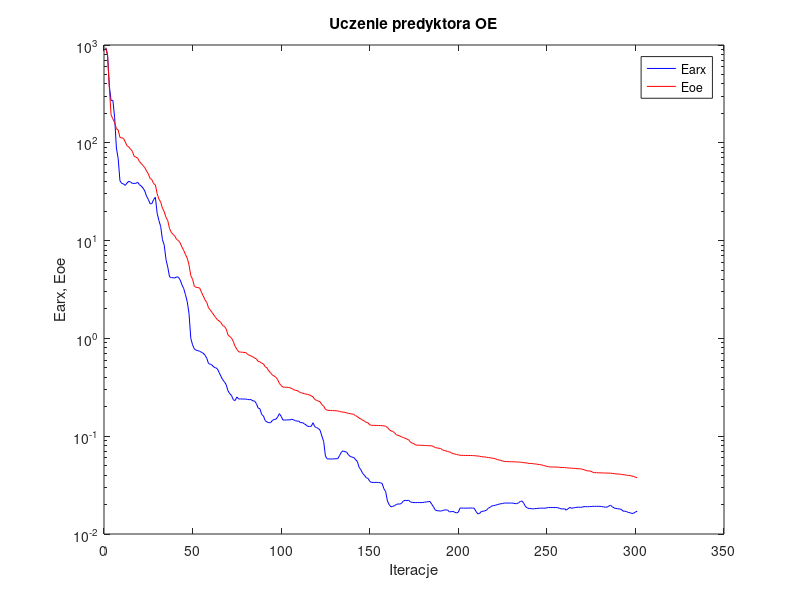
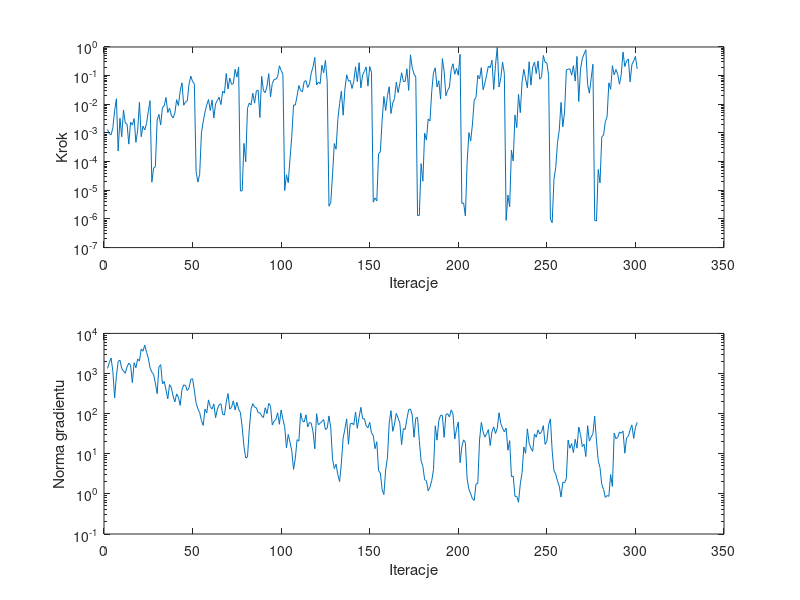

Write MATLAB code to recreate these figures, in order.
%uczenie predyktora oe
clear all;
n=0; farx(n+1)=9.393409e+002; foe(n+1)=9.284032e+002; wspucz(n+1)=0.000000e+000; ng(n+1)=0.000000e+000;
%odnowa zmiennej metryki
n=1; farx(n+1)=7.985142e+002; foe(n+1)=7.887405e+002; krok(n+1)=1.324250e-003; ng(n+1)=1.345061e+003;
n=2; farx(n+1)=3.827198e+002; foe(n+1)=3.679240e+002; krok(n+1)=9.317073e-004; ng(n+1)=1.878659e+003;
n=3; farx(n+1)=2.704051e+002; foe(n+1)=1.919998e+002; krok(n+1)=8.634931e-004; ng(n+1)=2.436371e+003;
n=4; farx(n+1)=2.721707e+002; foe(n+1)=1.760077e+002; krok(n+1)=1.518185e-003; ng(n+1)=1.132890e+003;
n=5; farx(n+1)=1.820930e+002; foe(n+1)=1.609579e+002; krok(n+1)=5.945944e-003; ng(n+1)=2.455616e+002;
n=6; farx(n+1)=8.845803e+001; foe(n+1)=1.393959e+002; krok(n+1)=1.559274e-002; ng(n+1)=8.810645e+002;
n=7; farx(n+1)=6.910271e+001; foe(n+1)=1.353602e+002; krok(n+1)=2.345612e-004; ng(n+1)=2.004141e+003;
n=8; farx(n+1)=4.090214e+001; foe(n+1)=1.134223e+002; krok(n+1)=3.262529e-003; ng(n+1)=2.150948e+003;
n=9; farx(n+1)=3.837105e+001; foe(n+1)=1.123940e+002; krok(n+1)=7.383609e-004; ng(n+1)=1.333571e+003;
n=10; farx(n+1)=3.804047e+001; foe(n+1)=1.109004e+002; krok(n+1)=6.324208e-003; ng(n+1)=1.151957e+003;
n=11; farx(n+1)=3.668865e+001; foe(n+1)=1.021064e+002; krok(n+1)=2.204222e-003; ng(n+1)=1.013565e+003;
n=12; farx(n+1)=3.883080e+001; foe(n+1)=9.330053e+001; krok(n+1)=2.043687e-003; ng(n+1)=1.461744e+003;
n=13; farx(n+1)=4.040549e+001; foe(n+1)=9.064833e+001; krok(n+1)=4.090701e-004; ng(n+1)=1.821133e+003;
n=14; farx(n+1)=3.969390e+001; foe(n+1)=8.618520e+001; krok(n+1)=2.376526e-003; ng(n+1)=1.616614e+003;
n=15; farx(n+1)=3.845987e+001; foe(n+1)=8.189570e+001; krok(n+1)=1.882699e-003; ng(n+1)=5.922798e+002;
n=16; farx(n+1)=3.846202e+001; foe(n+1)=7.287365e+001; krok(n+1)=3.159755e-003; ng(n+1)=1.853627e+003;
n=17; farx(n+1)=3.851341e+001; foe(n+1)=7.134248e+001; krok(n+1)=4.706747e-004; ng(n+1)=1.393311e+003;
n=18; farx(n+1)=3.948596e+001; foe(n+1)=6.961013e+001; krok(n+1)=1.220985e-003; ng(n+1)=2.306577e+003;
n=19; farx(n+1)=3.729030e+001; foe(n+1)=6.435588e+001; krok(n+1)=1.178924e-002; ng(n+1)=2.041319e+003;
n=20; farx(n+1)=3.622003e+001; foe(n+1)=6.154415e+001; krok(n+1)=7.394410e-004; ng(n+1)=4.080139e+003;
n=21; farx(n+1)=3.448177e+001; foe(n+1)=5.863330e+001; krok(n+1)=1.728033e-003; ng(n+1)=3.595515e+003;
n=22; farx(n+1)=3.222749e+001; foe(n+1)=5.573353e+001; krok(n+1)=1.274309e-003; ng(n+1)=5.103705e+003;
n=23; farx(n+1)=2.851422e+001; foe(n+1)=5.161566e+001; krok(n+1)=2.129617e-003; ng(n+1)=3.400183e+003;
n=24; farx(n+1)=2.642699e+001; foe(n+1)=4.831755e+001; krok(n+1)=5.548179e-003; ng(n+1)=2.409481e+003;
n=25; farx(n+1)=2.385350e+001; foe(n+1)=4.320174e+001; krok(n+1)=1.339882e-002; ng(n+1)=1.374499e+003;
%odnowa zmiennej metryki
n=26; farx(n+1)=2.385018e+001; foe(n+1)=4.209290e+001; krok(n+1)=1.914386e-005; ng(n+1)=1.084082e+003;
n=27; farx(n+1)=2.627441e+001; foe(n+1)=3.827369e+001; krok(n+1)=5.922289e-005; ng(n+1)=9.396176e+002;
n=28; farx(n+1)=2.773377e+001; foe(n+1)=3.716117e+001; krok(n+1)=6.655052e-005; ng(n+1)=5.767033e+002;
n=29; farx(n+1)=1.904097e+001; foe(n+1)=3.016167e+001; krok(n+1)=2.841023e-003; ng(n+1)=3.144748e+002;
n=30; farx(n+1)=1.604396e+001; foe(n+1)=2.659902e+001; krok(n+1)=4.432757e-003; ng(n+1)=1.467605e+003;
n=31; farx(n+1)=1.392603e+001; foe(n+1)=2.473655e+001; krok(n+1)=1.896397e-003; ng(n+1)=1.663299e+003;
n=32; farx(n+1)=1.021223e+001; foe(n+1)=2.144305e+001; krok(n+1)=7.739087e-003; ng(n+1)=5.558234e+002;
n=33; farx(n+1)=8.984980e+000; foe(n+1)=1.975809e+001; krok(n+1)=8.855578e-003; ng(n+1)=6.330101e+002;
n=34; farx(n+1)=6.397110e+000; foe(n+1)=1.726486e+001; krok(n+1)=1.729712e-002; ng(n+1)=3.931250e+002;
n=35; farx(n+1)=5.346557e+000; foe(n+1)=1.598603e+001; krok(n+1)=5.173682e-003; ng(n+1)=2.337557e+002;
n=36; farx(n+1)=4.268087e+000; foe(n+1)=1.325444e+001; krok(n+1)=7.399282e-003; ng(n+1)=5.278006e+002;
n=37; farx(n+1)=4.175117e+000; foe(n+1)=1.214283e+001; krok(n+1)=4.180158e-003; ng(n+1)=4.445818e+002;
n=38; farx(n+1)=4.178661e+000; foe(n+1)=1.156409e+001; krok(n+1)=3.334617e-003; ng(n+1)=2.735645e+002;
n=39; farx(n+1)=4.141436e+000; foe(n+1)=1.109709e+001; krok(n+1)=4.935931e-003; ng(n+1)=1.962817e+002;
n=40; farx(n+1)=4.259846e+000; foe(n+1)=1.026840e+001; krok(n+1)=1.448480e-002; ng(n+1)=3.094522e+002;
n=41; farx(n+1)=4.223841e+000; foe(n+1)=1.002372e+001; krok(n+1)=9.030079e-003; ng(n+1)=2.572552e+002;
n=42; farx(n+1)=3.961054e+000; foe(n+1)=9.466282e+000; krok(n+1)=2.876670e-002; ng(n+1)=1.604268e+002;
n=43; farx(n+1)=3.530370e+000; foe(n+1)=8.597493e+000; krok(n+1)=5.625683e-002; ng(n+1)=3.944993e+002;
n=44; farx(n+1)=3.229747e+000; foe(n+1)=7.928721e+000; krok(n+1)=9.267996e-003; ng(n+1)=5.204343e+002;
n=45; farx(n+1)=2.795324e+000; foe(n+1)=7.192807e+000; krok(n+1)=1.223760e-002; ng(n+1)=5.032744e+002;
n=46; farx(n+1)=2.367052e+000; foe(n+1)=6.613507e+000; krok(n+1)=1.321323e-002; ng(n+1)=3.764424e+002;
n=47; farx(n+1)=1.790859e+000; foe(n+1)=5.633764e+000; krok(n+1)=5.005537e-002; ng(n+1)=4.395543e+002;
n=48; farx(n+1)=1.000435e+000; foe(n+1)=4.379286e+000; krok(n+1)=9.599621e-002; ng(n+1)=7.177612e+002;
n=49; farx(n+1)=8.590679e-001; foe(n+1)=4.027015e+000; krok(n+1)=6.257210e-002; ng(n+1)=7.406227e+002;
n=50; farx(n+1)=7.797617e-001; foe(n+1)=3.410342e+000; krok(n+1)=5.223014e-002; ng(n+1)=3.787944e+002;
%odnowa zmiennej metryki
n=51; farx(n+1)=7.574884e-001; foe(n+1)=3.328120e+000; krok(n+1)=4.439098e-005; ng(n+1)=1.821949e+002;
n=52; farx(n+1)=7.490551e-001; foe(n+1)=3.305398e+000; krok(n+1)=1.936462e-005; ng(n+1)=1.322904e+002;
n=53; farx(n+1)=7.391294e-001; foe(n+1)=3.280181e+000; krok(n+1)=3.601440e-005; ng(n+1)=1.054477e+002;
n=54; farx(n+1)=7.215901e-001; foe(n+1)=2.967884e+000; krok(n+1)=1.009503e-003; ng(n+1)=6.717664e+001;
n=55; farx(n+1)=7.052973e-001; foe(n+1)=2.720250e+000; krok(n+1)=2.458210e-003; ng(n+1)=5.096389e+001;
n=56; farx(n+1)=6.742468e-001; foe(n+1)=2.481148e+000; krok(n+1)=5.282547e-003; ng(n+1)=1.297317e+002;
n=57; farx(n+1)=6.284497e-001; foe(n+1)=2.338286e+000; krok(n+1)=9.486198e-003; ng(n+1)=1.045096e+002;
n=58; farx(n+1)=5.534386e-001; foe(n+1)=2.056700e+000; krok(n+1)=1.464382e-002; ng(n+1)=2.198995e+002;
n=59; farx(n+1)=5.451100e-001; foe(n+1)=1.952765e+000; krok(n+1)=6.071802e-003; ng(n+1)=1.503051e+002;
n=60; farx(n+1)=5.334728e-001; foe(n+1)=1.840379e+000; krok(n+1)=1.420161e-002; ng(n+1)=1.298462e+002;
n=61; farx(n+1)=5.089588e-001; foe(n+1)=1.738759e+000; krok(n+1)=3.343359e-003; ng(n+1)=1.744265e+002;
n=62; farx(n+1)=5.013990e-001; foe(n+1)=1.635118e+000; krok(n+1)=1.053841e-002; ng(n+1)=7.910982e+001;
n=63; farx(n+1)=4.880056e-001; foe(n+1)=1.555030e+000; krok(n+1)=1.376948e-002; ng(n+1)=1.303827e+002;
n=64; farx(n+1)=4.479671e-001; foe(n+1)=1.505602e+000; krok(n+1)=1.763378e-002; ng(n+1)=1.669816e+002;
n=65; farx(n+1)=4.099900e-001; foe(n+1)=1.452170e+000; krok(n+1)=9.752865e-003; ng(n+1)=1.766077e+002;
n=66; farx(n+1)=3.780119e-001; foe(n+1)=1.352577e+000; krok(n+1)=2.847182e-002; ng(n+1)=9.679079e+001;
n=67; farx(n+1)=3.595462e-001; foe(n+1)=1.326021e+000; krok(n+1)=2.452306e-002; ng(n+1)=9.245062e+001;
n=68; farx(n+1)=3.352632e-001; foe(n+1)=1.243138e+000; krok(n+1)=1.183650e-001; ng(n+1)=1.934086e+002;
n=69; farx(n+1)=2.912627e-001; foe(n+1)=1.087930e+000; krok(n+1)=3.408723e-002; ng(n+1)=3.176449e+002;
n=70; farx(n+1)=2.720258e-001; foe(n+1)=1.042436e+000; krok(n+1)=8.268560e-002; ng(n+1)=1.293695e+002;
n=71; farx(n+1)=2.604463e-001; foe(n+1)=1.008414e+000; krok(n+1)=4.978790e-002; ng(n+1)=1.439813e+002;
n=72; farx(n+1)=2.360089e-001; foe(n+1)=9.274375e-001; krok(n+1)=5.236098e-002; ng(n+1)=2.088398e+002;
n=73; farx(n+1)=2.314447e-001; foe(n+1)=8.312996e-001; krok(n+1)=1.668612e-001; ng(n+1)=1.239276e+002;
n=74; farx(n+1)=2.516992e-001; foe(n+1)=7.744520e-001; krok(n+1)=8.892157e-002; ng(n+1)=1.934049e+002;
n=75; farx(n+1)=2.404336e-001; foe(n+1)=7.295442e-001; krok(n+1)=1.961845e-001; ng(n+1)=1.291355e+002;
%odnowa zmiennej metryki
n=76; farx(n+1)=2.403077e-001; foe(n+1)=7.242307e-001; krok(n+1)=9.433029e-006; ng(n+1)=1.067132e+002;
n=77; farx(n+1)=2.402345e-001; foe(n+1)=7.230348e-001; krok(n+1)=9.530562e-006; ng(n+1)=4.637281e+001;
n=78; farx(n+1)=2.397279e-001; foe(n+1)=7.183171e-001; krok(n+1)=4.338408e-004; ng(n+1)=1.526162e+001;
n=79; farx(n+1)=2.400462e-001; foe(n+1)=7.179321e-001; krok(n+1)=9.848602e-005; ng(n+1)=7.834634e+000;
n=80; farx(n+1)=2.374310e-001; foe(n+1)=6.899911e-001; krok(n+1)=7.251821e-003; ng(n+1)=8.365255e+000;
n=81; farx(n+1)=2.363926e-001; foe(n+1)=6.720901e-001; krok(n+1)=1.109636e-002; ng(n+1)=3.991314e+001;
n=82; farx(n+1)=2.369425e-001; foe(n+1)=6.619046e-001; krok(n+1)=9.458902e-003; ng(n+1)=1.294259e+002;
n=83; farx(n+1)=2.294789e-001; foe(n+1)=6.478263e-001; krok(n+1)=2.452306e-002; ng(n+1)=1.771382e+002;
n=84; farx(n+1)=2.293566e-001; foe(n+1)=6.303939e-001; krok(n+1)=1.095618e-002; ng(n+1)=1.452779e+002;
n=85; farx(n+1)=2.156301e-001; foe(n+1)=6.180498e-001; krok(n+1)=2.896961e-002; ng(n+1)=1.407635e+002;
n=86; farx(n+1)=1.940038e-001; foe(n+1)=5.814259e-001; krok(n+1)=3.108824e-002; ng(n+1)=1.058415e+002;
n=87; farx(n+1)=1.910865e-001; foe(n+1)=5.762216e-001; krok(n+1)=3.490481e-003; ng(n+1)=1.048998e+002;
n=88; farx(n+1)=1.668256e-001; foe(n+1)=5.577502e-001; krok(n+1)=9.464845e-002; ng(n+1)=8.861458e+001;
n=89; farx(n+1)=1.612158e-001; foe(n+1)=5.489557e-001; krok(n+1)=3.034235e-002; ng(n+1)=7.988112e+001;
n=90; farx(n+1)=1.443601e-001; foe(n+1)=5.129741e-001; krok(n+1)=2.541206e-002; ng(n+1)=1.400233e+002;
n=91; farx(n+1)=1.398871e-001; foe(n+1)=4.994875e-001; krok(n+1)=4.254539e-002; ng(n+1)=1.002167e+002;
n=92; farx(n+1)=1.374784e-001; foe(n+1)=4.655702e-001; krok(n+1)=1.171506e-001; ng(n+1)=1.796545e+002;
n=93; farx(n+1)=1.374990e-001; foe(n+1)=4.456484e-001; krok(n+1)=1.797739e-002; ng(n+1)=1.530110e+002;
n=94; farx(n+1)=1.443878e-001; foe(n+1)=4.236336e-001; krok(n+1)=5.360061e-002; ng(n+1)=5.189842e+001;
n=95; farx(n+1)=1.481014e-001; foe(n+1)=4.124262e-001; krok(n+1)=7.340057e-002; ng(n+1)=6.463099e+001;
n=96; farx(n+1)=1.491220e-001; foe(n+1)=4.004759e-001; krok(n+1)=7.533346e-002; ng(n+1)=7.142896e+001;
n=97; farx(n+1)=1.569486e-001; foe(n+1)=3.796135e-001; krok(n+1)=9.010248e-002; ng(n+1)=1.050219e+002;
n=98; farx(n+1)=1.700724e-001; foe(n+1)=3.469194e-001; krok(n+1)=2.203031e-001; ng(n+1)=5.431764e+001;
n=99; farx(n+1)=1.595185e-001; foe(n+1)=3.296816e-001; krok(n+1)=1.522124e-001; ng(n+1)=1.236254e+002;
n=100; farx(n+1)=1.464024e-001; foe(n+1)=3.181585e-001; krok(n+1)=1.096481e-001; ng(n+1)=7.221197e+001;
%odnowa zmiennej metryki
n=101; farx(n+1)=1.463290e-001; foe(n+1)=3.169722e-001; krok(n+1)=9.809075e-006; ng(n+1)=4.739406e+001;
n=102; farx(n+1)=1.464532e-001; foe(n+1)=3.165787e-001; krok(n+1)=3.476335e-005; ng(n+1)=1.405525e+001;
n=103; farx(n+1)=1.468820e-001; foe(n+1)=3.153560e-001; krok(n+1)=1.833197e-005; ng(n+1)=3.032865e+001;
n=104; farx(n+1)=1.469773e-001; foe(n+1)=3.128228e-001; krok(n+1)=1.261442e-004; ng(n+1)=1.945694e+001;
n=105; farx(n+1)=1.490185e-001; foe(n+1)=3.075319e-001; krok(n+1)=7.663457e-004; ng(n+1)=1.181852e+001;
n=106; farx(n+1)=1.471741e-001; foe(n+1)=2.999869e-001; krok(n+1)=9.486201e-003; ng(n+1)=4.067860e+000;
n=107; farx(n+1)=1.439900e-001; foe(n+1)=2.944654e-001; krok(n+1)=9.367765e-003; ng(n+1)=7.767102e+000;
n=108; farx(n+1)=1.427790e-001; foe(n+1)=2.935638e-001; krok(n+1)=1.975379e-002; ng(n+1)=2.246550e+001;
n=109; farx(n+1)=1.425155e-001; foe(n+1)=2.855103e-001; krok(n+1)=4.509885e-002; ng(n+1)=2.071538e+001;
n=110; farx(n+1)=1.372807e-001; foe(n+1)=2.785639e-001; krok(n+1)=3.043820e-002; ng(n+1)=1.041086e+002;
n=111; farx(n+1)=1.378625e-001; foe(n+1)=2.765681e-001; krok(n+1)=2.729179e-002; ng(n+1)=6.657045e+001;
n=112; farx(n+1)=1.341318e-001; foe(n+1)=2.718371e-001; krok(n+1)=6.191270e-002; ng(n+1)=6.186459e+001;
n=113; farx(n+1)=1.305968e-001; foe(n+1)=2.700081e-001; krok(n+1)=6.692082e-002; ng(n+1)=9.344198e+001;
n=114; farx(n+1)=1.260386e-001; foe(n+1)=2.676835e-001; krok(n+1)=3.871130e-002; ng(n+1)=4.658966e+001;
n=115; farx(n+1)=1.258674e-001; foe(n+1)=2.638936e-001; krok(n+1)=5.160128e-002; ng(n+1)=6.035820e+001;
n=116; farx(n+1)=1.263486e-001; foe(n+1)=2.581207e-001; krok(n+1)=1.251444e-001; ng(n+1)=5.770871e+001;
n=117; farx(n+1)=1.372852e-001; foe(n+1)=2.527168e-001; krok(n+1)=2.001704e-001; ng(n+1)=3.515308e+001;
n=118; farx(n+1)=1.250636e-001; foe(n+1)=2.375303e-001; krok(n+1)=4.306047e-001; ng(n+1)=1.334065e+001;
n=119; farx(n+1)=1.221992e-001; foe(n+1)=2.325148e-001; krok(n+1)=4.732206e-002; ng(n+1)=9.998642e+001;
n=120; farx(n+1)=1.200789e-001; foe(n+1)=2.286843e-001; krok(n+1)=5.985461e-002; ng(n+1)=5.263172e+001;
n=121; farx(n+1)=1.148335e-001; foe(n+1)=2.245693e-001; krok(n+1)=5.234463e-002; ng(n+1)=5.732654e+001;
n=122; farx(n+1)=1.002620e-001; foe(n+1)=2.097407e-001; krok(n+1)=2.320583e-001; ng(n+1)=6.399554e+001;
n=123; farx(n+1)=8.841948e-002; foe(n+1)=2.035424e-001; krok(n+1)=1.257595e-001; ng(n+1)=7.123570e+001;
n=124; farx(n+1)=6.272060e-002; foe(n+1)=1.881188e-001; krok(n+1)=3.403631e-001; ng(n+1)=4.004149e+001;
n=125; farx(n+1)=5.859046e-002; foe(n+1)=1.845965e-001; krok(n+1)=6.269998e-002; ng(n+1)=4.357263e+001;
%odnowa zmiennej metryki
n=126; farx(n+1)=5.855595e-002; foe(n+1)=1.834846e-001; krok(n+1)=2.783541e-006; ng(n+1)=8.773967e+001;
n=127; farx(n+1)=5.854242e-002; foe(n+1)=1.831438e-001; krok(n+1)=3.712708e-006; ng(n+1)=4.414638e+001;
n=128; farx(n+1)=5.849039e-002; foe(n+1)=1.830292e-001; krok(n+1)=3.418410e-005; ng(n+1)=7.490328e+000;
n=129; farx(n+1)=5.867290e-002; foe(n+1)=1.825430e-001; krok(n+1)=4.270496e-004; ng(n+1)=4.286720e+000;
n=130; farx(n+1)=5.883607e-002; foe(n+1)=1.821478e-001; krok(n+1)=2.702675e-004; ng(n+1)=5.480037e+000;
n=131; farx(n+1)=5.898847e-002; foe(n+1)=1.810116e-001; krok(n+1)=2.957629e-003; ng(n+1)=3.007183e+000;
n=132; farx(n+1)=6.351478e-002; foe(n+1)=1.790932e-001; krok(n+1)=1.069268e-002; ng(n+1)=2.026745e+000;
n=133; farx(n+1)=6.867641e-002; foe(n+1)=1.773896e-001; krok(n+1)=2.876670e-002; ng(n+1)=5.867423e+000;
n=134; farx(n+1)=7.082287e-002; foe(n+1)=1.763378e-001; krok(n+1)=4.173411e-003; ng(n+1)=2.461467e+001;
n=135; farx(n+1)=6.951097e-002; foe(n+1)=1.754388e-001; krok(n+1)=3.407387e-002; ng(n+1)=4.148191e+001;
n=136; farx(n+1)=6.863884e-002; foe(n+1)=1.727761e-001; krok(n+1)=1.072012e-001; ng(n+1)=7.420502e+001;
n=137; farx(n+1)=6.438557e-002; foe(n+1)=1.713181e-001; krok(n+1)=6.444366e-002; ng(n+1)=1.725016e+001;
n=138; farx(n+1)=6.219533e-002; foe(n+1)=1.698059e-001; krok(n+1)=6.736795e-002; ng(n+1)=5.623670e+001;
n=139; farx(n+1)=6.111584e-002; foe(n+1)=1.687896e-001; krok(n+1)=3.559767e-002; ng(n+1)=5.759080e+001;
n=140; farx(n+1)=6.058520e-002; foe(n+1)=1.673887e-001; krok(n+1)=6.306675e-002; ng(n+1)=5.299018e+001;
n=141; farx(n+1)=5.763289e-002; foe(n+1)=1.617375e-001; krok(n+1)=2.039901e-001; ng(n+1)=1.096419e+002;
n=142; farx(n+1)=5.524451e-002; foe(n+1)=1.593516e-001; krok(n+1)=6.189726e-002; ng(n+1)=4.311522e+001;
n=143; farx(n+1)=4.805449e-002; foe(n+1)=1.529203e-001; krok(n+1)=2.833785e-001; ng(n+1)=8.135019e+001;
n=144; farx(n+1)=4.543079e-002; foe(n+1)=1.504850e-001; krok(n+1)=3.750153e-002; ng(n+1)=1.435033e+002;
n=145; farx(n+1)=4.168029e-002; foe(n+1)=1.457712e-001; krok(n+1)=1.067078e-001; ng(n+1)=7.509101e+001;
n=146; farx(n+1)=3.997064e-002; foe(n+1)=1.431403e-001; krok(n+1)=1.409038e-001; ng(n+1)=7.461591e+001;
n=147; farx(n+1)=3.764248e-002; foe(n+1)=1.385431e-001; krok(n+1)=2.010759e-001; ng(n+1)=4.948217e+001;
n=148; farx(n+1)=3.705819e-002; foe(n+1)=1.369162e-001; krok(n+1)=4.305393e-002; ng(n+1)=4.467264e+001;
n=149; farx(n+1)=3.461465e-002; foe(n+1)=1.309352e-001; krok(n+1)=2.073757e-001; ng(n+1)=6.080997e+001;
n=150; farx(n+1)=3.368333e-002; foe(n+1)=1.292217e-001; krok(n+1)=1.297327e-001; ng(n+1)=3.312883e+001;
%odnowa zmiennej metryki
n=151; farx(n+1)=3.369494e-002; foe(n+1)=1.290206e-001; krok(n+1)=3.846143e-006; ng(n+1)=2.877583e+001;
n=152; farx(n+1)=3.370852e-002; foe(n+1)=1.289652e-001; krok(n+1)=5.403553e-006; ng(n+1)=1.338004e+001;
n=153; farx(n+1)=3.374351e-002; foe(n+1)=1.288521e-001; krok(n+1)=4.250149e-006; ng(n+1)=1.992621e+001;
n=154; farx(n+1)=3.359248e-002; foe(n+1)=1.286403e-001; krok(n+1)=1.869031e-004; ng(n+1)=3.791207e+000;
n=155; farx(n+1)=3.343270e-002; foe(n+1)=1.284932e-001; krok(n+1)=2.219001e-004; ng(n+1)=3.297560e+000;
n=156; farx(n+1)=3.293626e-002; foe(n+1)=1.282991e-001; krok(n+1)=2.707062e-003; ng(n+1)=1.287191e+000;
n=157; farx(n+1)=2.903893e-002; foe(n+1)=1.273795e-001; krok(n+1)=1.877194e-002; ng(n+1)=9.634084e-001;
n=158; farx(n+1)=2.710570e-002; foe(n+1)=1.265203e-001; krok(n+1)=6.047937e-003; ng(n+1)=3.955756e+000;
n=159; farx(n+1)=2.174217e-002; foe(n+1)=1.228421e-001; krok(n+1)=1.989989e-002; ng(n+1)=7.911111e+000;
n=160; farx(n+1)=1.991265e-002; foe(n+1)=1.169079e-001; krok(n+1)=4.111242e-002; ng(n+1)=5.846167e+001;
n=161; farx(n+1)=1.897129e-002; foe(n+1)=1.130933e-001; krok(n+1)=4.776032e-003; ng(n+1)=1.188243e+002;
n=162; farx(n+1)=1.915014e-002; foe(n+1)=1.122388e-001; krok(n+1)=1.109636e-002; ng(n+1)=3.625281e+001;
n=163; farx(n+1)=1.953182e-002; foe(n+1)=1.084534e-001; krok(n+1)=1.586357e-002; ng(n+1)=5.512053e+001;
n=164; farx(n+1)=2.001619e-002; foe(n+1)=1.035156e-001; krok(n+1)=5.934607e-002; ng(n+1)=1.015941e+002;
n=165; farx(n+1)=2.031410e-002; foe(n+1)=1.019996e-001; krok(n+1)=2.556212e-002; ng(n+1)=7.801424e+001;
n=166; farx(n+1)=2.021395e-002; foe(n+1)=1.005528e-001; krok(n+1)=5.234463e-002; ng(n+1)=5.775259e+001;
n=167; farx(n+1)=2.062705e-002; foe(n+1)=9.835259e-002; krok(n+1)=1.261335e-001; ng(n+1)=1.687766e+001;
n=168; farx(n+1)=2.178350e-002; foe(n+1)=9.687168e-002; krok(n+1)=6.288276e-002; ng(n+1)=4.227070e+001;
n=169; farx(n+1)=2.211940e-002; foe(n+1)=9.530032e-002; krok(n+1)=6.266827e-002; ng(n+1)=4.027741e+001;
n=170; farx(n+1)=2.194957e-002; foe(n+1)=9.333984e-002; krok(n+1)=1.738735e-001; ng(n+1)=7.437260e+001;
n=171; farx(n+1)=2.219367e-002; foe(n+1)=9.193674e-002; krok(n+1)=3.052860e-002; ng(n+1)=1.259940e+002;
n=172; farx(n+1)=2.125994e-002; foe(n+1)=8.683236e-002; krok(n+1)=5.341966e-001; ng(n+1)=1.301769e+002;
n=173; farx(n+1)=2.104942e-002; foe(n+1)=8.515146e-002; krok(n+1)=1.890204e-001; ng(n+1)=9.189464e+001;
n=174; farx(n+1)=2.096381e-002; foe(n+1)=8.342128e-002; krok(n+1)=1.150668e-001; ng(n+1)=2.571622e+001;
n=175; farx(n+1)=2.097178e-002; foe(n+1)=8.134390e-002; krok(n+1)=9.048247e-002; ng(n+1)=7.742576e+001;
%odnowa zmiennej metryki
n=176; farx(n+1)=2.096283e-002; foe(n+1)=8.091535e-002; krok(n+1)=1.315472e-006; ng(n+1)=8.049720e+001;
n=177; farx(n+1)=2.096370e-002; foe(n+1)=8.087406e-002; krok(n+1)=1.318057e-006; ng(n+1)=2.153319e+001;
n=178; farx(n+1)=2.095831e-002; foe(n+1)=8.069350e-002; krok(n+1)=8.509035e-005; ng(n+1)=6.706889e+000;
n=179; farx(n+1)=2.097665e-002; foe(n+1)=8.066791e-002; krok(n+1)=2.078166e-005; ng(n+1)=4.859469e+000;
n=180; farx(n+1)=2.116985e-002; foe(n+1)=8.037631e-002; krok(n+1)=9.914730e-004; ng(n+1)=2.272415e+000;
n=181; farx(n+1)=2.126416e-002; foe(n+1)=8.019345e-002; krok(n+1)=5.628178e-004; ng(n+1)=2.129863e+000;
n=182; farx(n+1)=2.140546e-002; foe(n+1)=8.004479e-002; krok(n+1)=3.065383e-003; ng(n+1)=1.182682e+000;
n=183; farx(n+1)=2.153806e-002; foe(n+1)=7.990632e-002; krok(n+1)=2.620821e-003; ng(n+1)=1.477059e+000;
n=184; farx(n+1)=2.017085e-002; foe(n+1)=7.955045e-002; krok(n+1)=2.768352e-002; ng(n+1)=2.133848e+000;
n=185; farx(n+1)=1.894523e-002; foe(n+1)=7.853012e-002; krok(n+1)=1.269085e-001; ng(n+1)=3.999567e+000;
n=186; farx(n+1)=1.759861e-002; foe(n+1)=7.636444e-002; krok(n+1)=1.865388e-001; ng(n+1)=4.976996e+001;
n=187; farx(n+1)=1.730667e-002; foe(n+1)=7.594654e-002; krok(n+1)=4.030924e-002; ng(n+1)=2.185324e+001;
n=188; farx(n+1)=1.725854e-002; foe(n+1)=7.518677e-002; krok(n+1)=6.601690e-002; ng(n+1)=6.679602e+001;
n=189; farx(n+1)=1.715717e-002; foe(n+1)=7.506792e-002; krok(n+1)=1.525264e-002; ng(n+1)=9.094212e+001;
n=190; farx(n+1)=1.732008e-002; foe(n+1)=7.248585e-002; krok(n+1)=3.923690e-001; ng(n+1)=9.060287e+001;
n=191; farx(n+1)=1.759457e-002; foe(n+1)=7.143291e-002; krok(n+1)=1.438191e-001; ng(n+1)=2.558159e+001;
n=192; farx(n+1)=1.761869e-002; foe(n+1)=7.084534e-002; krok(n+1)=1.989989e-002; ng(n+1)=9.550240e+001;
n=193; farx(n+1)=1.760850e-002; foe(n+1)=6.954965e-002; krok(n+1)=3.081734e-002; ng(n+1)=9.965991e+001;
n=194; farx(n+1)=1.681826e-002; foe(n+1)=6.909768e-002; krok(n+1)=4.000365e-002; ng(n+1)=8.241018e+001;
n=195; farx(n+1)=1.692903e-002; foe(n+1)=6.785650e-002; krok(n+1)=1.630613e-001; ng(n+1)=1.236789e+002;
n=196; farx(n+1)=1.702429e-002; foe(n+1)=6.627023e-002; krok(n+1)=2.601807e-001; ng(n+1)=9.868102e+001;
n=197; farx(n+1)=1.668188e-002; foe(n+1)=6.574237e-002; krok(n+1)=1.115271e-001; ng(n+1)=2.338935e+001;
n=198; farx(n+1)=1.642809e-002; foe(n+1)=6.502415e-002; krok(n+1)=1.778431e-001; ng(n+1)=4.079962e+001;
n=199; farx(n+1)=1.669979e-002; foe(n+1)=6.454542e-002; krok(n+1)=1.032026e-001; ng(n+1)=6.196149e+001;
n=200; farx(n+1)=1.842233e-002; foe(n+1)=6.375209e-002; krok(n+1)=5.548341e-001; ng(n+1)=5.995510e+000;
%odnowa zmiennej metryki
n=201; farx(n+1)=1.841450e-002; foe(n+1)=6.369725e-002; krok(n+1)=3.483285e-006; ng(n+1)=1.492694e+001;
n=202; farx(n+1)=1.839260e-002; foe(n+1)=6.360248e-002; krok(n+1)=3.602457e-006; ng(n+1)=2.220527e+001;
n=203; farx(n+1)=1.838763e-002; foe(n+1)=6.357833e-002; krok(n+1)=1.261104e-006; ng(n+1)=1.883973e+001;
n=204; farx(n+1)=1.839276e-002; foe(n+1)=6.355445e-002; krok(n+1)=9.675577e-005; ng(n+1)=2.341104e+000;
n=205; farx(n+1)=1.842050e-002; foe(n+1)=6.347731e-002; krok(n+1)=1.031567e-003; ng(n+1)=1.300454e+000;
n=206; farx(n+1)=1.844506e-002; foe(n+1)=6.344981e-002; krok(n+1)=5.236811e-004; ng(n+1)=9.999389e-001;
n=207; farx(n+1)=1.842201e-002; foe(n+1)=6.340883e-002; krok(n+1)=2.051078e-003; ng(n+1)=7.567651e-001;
n=208; farx(n+1)=1.833478e-002; foe(n+1)=6.324863e-002; krok(n+1)=1.401574e-002; ng(n+1)=6.860420e-001;
n=209; farx(n+1)=1.699672e-002; foe(n+1)=6.298372e-002; krok(n+1)=1.725161e-002; ng(n+1)=1.769803e+000;
n=210; farx(n+1)=1.610311e-002; foe(n+1)=6.271133e-002; krok(n+1)=1.025515e-001; ng(n+1)=1.806198e+000;
n=211; farx(n+1)=1.621807e-002; foe(n+1)=6.235523e-002; krok(n+1)=7.651884e-002; ng(n+1)=2.198058e+001;
n=212; farx(n+1)=1.701805e-002; foe(n+1)=6.166168e-002; krok(n+1)=1.909506e-001; ng(n+1)=6.044094e+001;
n=213; farx(n+1)=1.706979e-002; foe(n+1)=6.150854e-002; krok(n+1)=3.230408e-002; ng(n+1)=3.539656e+001;
n=214; farx(n+1)=1.727865e-002; foe(n+1)=6.134732e-002; krok(n+1)=5.403031e-002; ng(n+1)=2.593395e+001;
n=215; farx(n+1)=1.757176e-002; foe(n+1)=6.088487e-002; krok(n+1)=1.067078e-001; ng(n+1)=3.159964e+001;
n=216; farx(n+1)=1.839540e-002; foe(n+1)=6.050494e-002; krok(n+1)=2.176811e-001; ng(n+1)=4.005736e+001;
n=217; farx(n+1)=1.879063e-002; foe(n+1)=6.026674e-002; krok(n+1)=1.890204e-001; ng(n+1)=1.603129e+001;
n=218; farx(n+1)=1.937312e-002; foe(n+1)=5.961340e-002; krok(n+1)=3.477470e-001; ng(n+1)=3.535527e+001;
n=219; farx(n+1)=1.953301e-002; foe(n+1)=5.942906e-002; krok(n+1)=3.280985e-002; ng(n+1)=4.678424e+001;
n=220; farx(n+1)=1.968453e-002; foe(n+1)=5.878332e-002; krok(n+1)=2.301336e-001; ng(n+1)=3.203216e+001;
n=221; farx(n+1)=1.997478e-002; foe(n+1)=5.762626e-002; krok(n+1)=9.872312e-001; ng(n+1)=4.304408e+001;
n=222; farx(n+1)=2.018972e-002; foe(n+1)=5.709636e-002; krok(n+1)=4.000365e-002; ng(n+1)=1.054671e+002;
n=223; farx(n+1)=2.039220e-002; foe(n+1)=5.666534e-002; krok(n+1)=8.331886e-002; ng(n+1)=5.679735e+001;
n=224; farx(n+1)=2.051959e-002; foe(n+1)=5.581815e-002; krok(n+1)=2.957090e-001; ng(n+1)=4.349499e+001;
n=225; farx(n+1)=2.072251e-002; foe(n+1)=5.515184e-002; krok(n+1)=1.181740e-001; ng(n+1)=3.518396e+001;
%odnowa zmiennej metryki
n=226; farx(n+1)=2.072161e-002; foe(n+1)=5.506068e-002; krok(n+1)=8.892703e-007; ng(n+1)=4.374870e+001;
n=227; farx(n+1)=2.073158e-002; foe(n+1)=5.500334e-002; krok(n+1)=6.789510e-006; ng(n+1)=1.223264e+001;
n=228; farx(n+1)=2.074109e-002; foe(n+1)=5.494619e-002; krok(n+1)=2.674711e-006; ng(n+1)=2.118892e+001;
n=229; farx(n+1)=2.070107e-002; foe(n+1)=5.479480e-002; krok(n+1)=2.509069e-004; ng(n+1)=2.694339e+000;
n=230; farx(n+1)=2.068173e-002; foe(n+1)=5.476168e-002; krok(n+1)=1.051281e-004; ng(n+1)=2.783366e+000;
n=231; farx(n+1)=2.045486e-002; foe(n+1)=5.463247e-002; krok(n+1)=4.260904e-003; ng(n+1)=8.665448e-001;
n=232; farx(n+1)=2.043384e-002; foe(n+1)=5.457755e-002; krok(n+1)=1.548092e-003; ng(n+1)=8.681087e-001;
n=233; farx(n+1)=2.082858e-002; foe(n+1)=5.442214e-002; krok(n+1)=2.223039e-002; ng(n+1)=6.190732e-001;
n=234; farx(n+1)=2.152992e-002; foe(n+1)=5.425742e-002; krok(n+1)=5.097234e-003; ng(n+1)=1.772692e+000;
n=235; farx(n+1)=2.171771e-002; foe(n+1)=5.406733e-002; krok(n+1)=6.153853e-002; ng(n+1)=3.415091e+000;
n=236; farx(n+1)=2.053695e-002; foe(n+1)=5.362917e-002; krok(n+1)=1.653712e-001; ng(n+1)=1.477820e+001;
n=237; farx(n+1)=1.902899e-002; foe(n+1)=5.331644e-002; krok(n+1)=7.604882e-002; ng(n+1)=1.021698e+001;
n=238; farx(n+1)=1.847984e-002; foe(n+1)=5.311360e-002; krok(n+1)=3.771383e-002; ng(n+1)=4.180850e+001;
n=239; farx(n+1)=1.819002e-002; foe(n+1)=5.264536e-002; krok(n+1)=3.050693e-001; ng(n+1)=1.828938e+001;
n=240; farx(n+1)=1.821145e-002; foe(n+1)=5.260824e-002; krok(n+1)=4.663645e-002; ng(n+1)=1.364245e+001;
n=241; farx(n+1)=1.806491e-002; foe(n+1)=5.246568e-002; krok(n+1)=2.002215e-001; ng(n+1)=1.146230e+001;
n=242; farx(n+1)=1.814113e-002; foe(n+1)=5.207832e-002; krok(n+1)=2.969638e-001; ng(n+1)=3.127344e+001;
n=243; farx(n+1)=1.822239e-002; foe(n+1)=5.197364e-002; krok(n+1)=1.178633e-001; ng(n+1)=2.578825e+001;
n=244; farx(n+1)=1.830821e-002; foe(n+1)=5.153283e-002; krok(n+1)=3.262230e-001; ng(n+1)=3.940803e+001;
n=245; farx(n+1)=1.836562e-002; foe(n+1)=5.123117e-002; krok(n+1)=7.514923e-002; ng(n+1)=3.098033e+001;
n=246; farx(n+1)=1.837339e-002; foe(n+1)=5.095538e-002; krok(n+1)=9.089589e-002; ng(n+1)=3.549393e+001;
n=247; farx(n+1)=1.839428e-002; foe(n+1)=5.018132e-002; krok(n+1)=5.045340e-001; ng(n+1)=5.017053e+001;
n=248; farx(n+1)=1.836722e-002; foe(n+1)=4.977102e-002; krok(n+1)=2.912288e-001; ng(n+1)=1.719822e+001;
n=249; farx(n+1)=1.851928e-002; foe(n+1)=4.913683e-002; krok(n+1)=2.785378e-001; ng(n+1)=2.058760e+001;
n=250; farx(n+1)=1.865804e-002; foe(n+1)=4.870646e-002; krok(n+1)=1.011122e-001; ng(n+1)=5.276472e+001;
%odnowa zmiennej metryki
n=251; farx(n+1)=1.865611e-002; foe(n+1)=4.844740e-002; krok(n+1)=9.831143e-007; ng(n+1)=7.372676e+001;
n=252; farx(n+1)=1.865640e-002; foe(n+1)=4.843799e-002; krok(n+1)=7.401445e-007; ng(n+1)=1.184430e+001;
n=253; farx(n+1)=1.864964e-002; foe(n+1)=4.842030e-002; krok(n+1)=2.383042e-005; ng(n+1)=3.797912e+000;
n=254; farx(n+1)=1.864893e-002; foe(n+1)=4.838986e-002; krok(n+1)=6.158863e-005; ng(n+1)=3.107796e+000;
n=255; farx(n+1)=1.858511e-002; foe(n+1)=4.828790e-002; krok(n+1)=4.571640e-004; ng(n+1)=2.104869e+000;
n=256; farx(n+1)=1.836461e-002; foe(n+1)=4.809946e-002; krok(n+1)=1.243743e-003; ng(n+1)=1.557087e+000;
n=257; farx(n+1)=1.807495e-002; foe(n+1)=4.787261e-002; krok(n+1)=1.165868e-002; ng(n+1)=8.338071e-001;
n=258; farx(n+1)=1.803951e-002; foe(n+1)=4.785208e-002; krok(n+1)=1.631651e-003; ng(n+1)=1.942815e+000;
n=259; farx(n+1)=1.810628e-002; foe(n+1)=4.782288e-002; krok(n+1)=5.346341e-003; ng(n+1)=1.893445e+000;
n=260; farx(n+1)=1.753362e-002; foe(n+1)=4.754194e-002; krok(n+1)=1.571889e-001; ng(n+1)=2.425961e+000;
n=261; farx(n+1)=1.816101e-002; foe(n+1)=4.739613e-002; krok(n+1)=1.677703e-001; ng(n+1)=2.186396e+001;
n=262; farx(n+1)=1.870082e-002; foe(n+1)=4.722211e-002; krok(n+1)=1.728699e-001; ng(n+1)=1.372911e+001;
n=263; farx(n+1)=1.831419e-002; foe(n+1)=4.710118e-002; krok(n+1)=1.039503e-001; ng(n+1)=1.792713e+001;
n=264; farx(n+1)=1.850137e-002; foe(n+1)=4.693543e-002; krok(n+1)=2.223238e-001; ng(n+1)=1.066931e+001;
n=265; farx(n+1)=1.864630e-002; foe(n+1)=4.680504e-002; krok(n+1)=6.468141e-002; ng(n+1)=2.298305e+001;
n=266; farx(n+1)=1.874702e-002; foe(n+1)=4.661638e-002; krok(n+1)=4.686024e-001; ng(n+1)=1.380396e+001;
n=267; farx(n+1)=1.881350e-002; foe(n+1)=4.649800e-002; krok(n+1)=1.254679e-002; ng(n+1)=4.645415e+001;
n=268; farx(n+1)=1.874335e-002; foe(n+1)=4.632205e-002; krok(n+1)=1.717868e-001; ng(n+1)=3.015160e+001;
n=269; farx(n+1)=1.881770e-002; foe(n+1)=4.595833e-002; krok(n+1)=3.904377e-001; ng(n+1)=1.509874e+001;
n=270; farx(n+1)=1.911053e-002; foe(n+1)=4.545098e-002; krok(n+1)=5.673929e-001; ng(n+1)=1.733718e+001;
n=271; farx(n+1)=1.899980e-002; foe(n+1)=4.461531e-002; krok(n+1)=8.006816e-001; ng(n+1)=8.528312e+000;
n=272; farx(n+1)=1.903061e-002; foe(n+1)=4.420417e-002; krok(n+1)=4.904612e-002; ng(n+1)=5.023579e+001;
n=273; farx(n+1)=1.905891e-002; foe(n+1)=4.412382e-002; krok(n+1)=2.440235e-002; ng(n+1)=2.066266e+001;
n=274; farx(n+1)=1.910388e-002; foe(n+1)=4.374281e-002; krok(n+1)=7.859447e-002; ng(n+1)=2.593191e+001;
n=275; farx(n+1)=1.918097e-002; foe(n+1)=4.271579e-002; krok(n+1)=2.498965e-001; ng(n+1)=3.177994e+001;
%odnowa zmiennej metryki
n=276; farx(n+1)=1.918031e-002; foe(n+1)=4.240031e-002; krok(n+1)=8.810386e-007; ng(n+1)=8.605127e+001;
n=277; farx(n+1)=1.918173e-002; foe(n+1)=4.236843e-002; krok(n+1)=8.467095e-007; ng(n+1)=2.141470e+001;
n=278; farx(n+1)=1.919181e-002; foe(n+1)=4.225218e-002; krok(n+1)=5.294446e-005; ng(n+1)=6.764128e+000;
n=279; farx(n+1)=1.918261e-002; foe(n+1)=4.223388e-002; krok(n+1)=1.821554e-005; ng(n+1)=4.512405e+000;
n=280; farx(n+1)=1.908501e-002; foe(n+1)=4.214292e-002; krok(n+1)=7.349266e-004; ng(n+1)=1.723951e+000;
n=281; farx(n+1)=1.894580e-002; foe(n+1)=4.207777e-002; krok(n+1)=8.375096e-004; ng(n+1)=1.298665e+000;
n=282; farx(n+1)=1.881729e-002; foe(n+1)=4.201789e-002; krok(n+1)=2.472199e-003; ng(n+1)=8.178345e-001;
n=283; farx(n+1)=1.881494e-002; foe(n+1)=4.200592e-002; krok(n+1)=3.660956e-003; ng(n+1)=9.096672e-001;
n=284; farx(n+1)=1.932766e-002; foe(n+1)=4.193064e-002; krok(n+1)=5.606295e-002; ng(n+1)=8.691424e-001;
n=285; farx(n+1)=1.967297e-002; foe(n+1)=4.186899e-002; krok(n+1)=3.340315e-002; ng(n+1)=3.033901e+000;
n=286; farx(n+1)=1.892073e-002; foe(n+1)=4.161846e-002; krok(n+1)=2.230542e-001; ng(n+1)=1.534090e+000;
n=287; farx(n+1)=1.845703e-002; foe(n+1)=4.143996e-002; krok(n+1)=1.067078e-001; ng(n+1)=3.297394e+001;
n=288; farx(n+1)=1.823924e-002; foe(n+1)=4.119129e-002; krok(n+1)=1.641051e-001; ng(n+1)=2.379326e+001;
n=289; farx(n+1)=1.813726e-002; foe(n+1)=4.106296e-002; krok(n+1)=1.107294e-001; ng(n+1)=2.553506e+001;
n=290; farx(n+1)=1.804200e-002; foe(n+1)=4.096402e-002; krok(n+1)=5.005537e-002; ng(n+1)=3.486447e+001;
n=291; farx(n+1)=1.787212e-002; foe(n+1)=4.080078e-002; krok(n+1)=1.115271e-001; ng(n+1)=3.244326e+001;
n=292; farx(n+1)=1.713288e-002; foe(n+1)=4.041193e-002; krok(n+1)=6.680922e-001; ng(n+1)=3.661643e+001;
n=293; farx(n+1)=1.710381e-002; foe(n+1)=4.027521e-002; krok(n+1)=2.075249e-001; ng(n+1)=1.036036e+001;
n=294; farx(n+1)=1.697120e-002; foe(n+1)=3.990445e-002; krok(n+1)=3.307424e-001; ng(n+1)=2.494098e+001;
n=295; farx(n+1)=1.658144e-002; foe(n+1)=3.971124e-002; krok(n+1)=3.825314e-001; ng(n+1)=2.742891e+001;
n=296; farx(n+1)=1.651422e-002; foe(n+1)=3.963759e-002; krok(n+1)=6.068378e-002; ng(n+1)=3.940117e+001;
n=297; farx(n+1)=1.619032e-002; foe(n+1)=3.910427e-002; krok(n+1)=2.427388e-001; ng(n+1)=5.233992e+001;
n=298; farx(n+1)=1.633787e-002; foe(n+1)=3.877199e-002; krok(n+1)=3.240219e-001; ng(n+1)=2.411204e+001;
n=299; farx(n+1)=1.676560e-002; foe(n+1)=3.812059e-002; krok(n+1)=4.686024e-001; ng(n+1)=4.551350e+001;
n=300; farx(n+1)=1.710963e-002; foe(n+1)=3.761390e-002; krok(n+1)=1.713887e-001; ng(n+1)=6.043172e+001;

figure; semilogy(farx,'b'); hold on; semilogy(foe,'r'); xlabel('Iteracje'); ylabel('Earx, Eoe'); legend('Earx','Eoe'); title('Uczenie predyktora OE');
figure; subplot(2,1,1); semilogy(krok); xlabel('Iteracje'); ylabel('Krok');
subplot(2,1,2); semilogy(ng); xlabel('Iteracje'); ylabel('Norma gradientu');
Earx=farx(n+1)
Eoe=foe(n+1)
